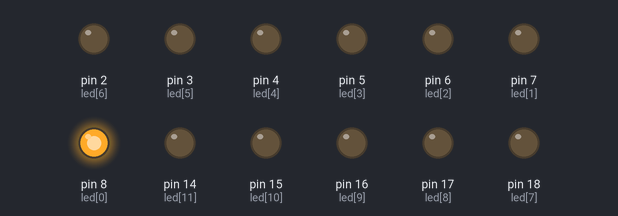
A sketch run on a simulated Arduino Uno, built with avr-gcc and run on an emulated ATmega328P. Shown: output pins drawn as LEDs (lit = HIGH).

Above: at 0.1 s.
At 0.7 s:
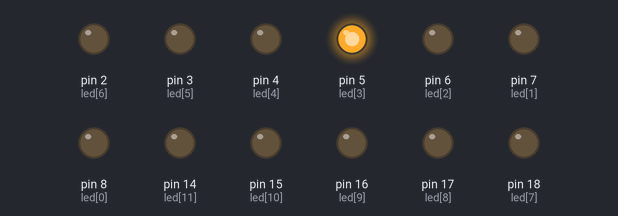
At 1.3 s:
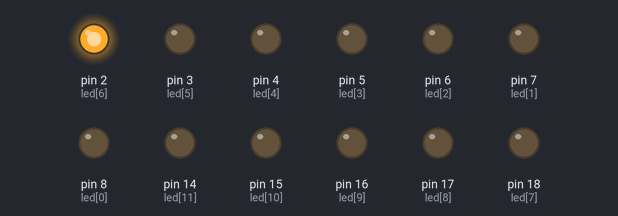
At 2.7 s:
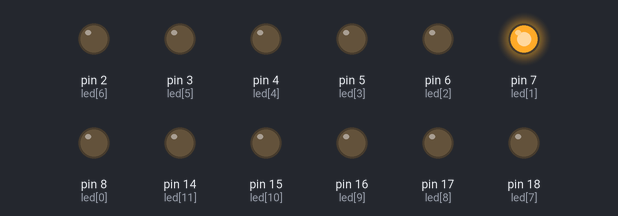
At 3.9 s:
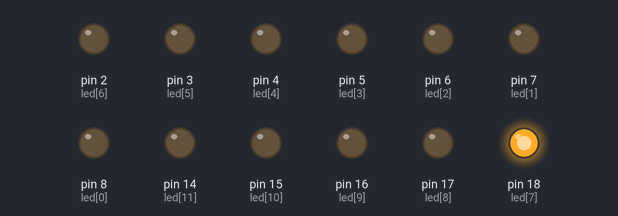
At 5.3 s:
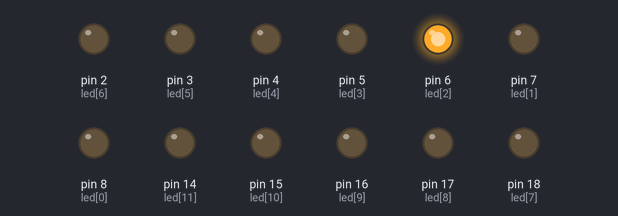
Timing chart, 0 to 5.6 s (numbered marks = the images above):
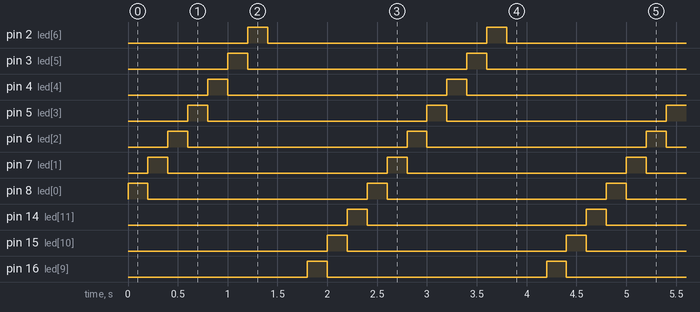

Measured:
- by itself, pin 2 (led[6]), pin 3 (led[5]), pin 4 (led[4]), pin 5 (led[3]), pin 6 (led[2]), pin 7 (led[1]), pin 8 (led[0]), pin 14 (led[11]), pin 15 (led[10]), pin 16 (led[9]), pin 17 (led[8]), pin 18 (led[7]): alternates HIGH for 0.20 s and LOW for 2.2 s
- by itself, everything shown: repeats every 2.4 s, in 12 steps

The sketch:

ledshapeheart.ino
```cpp
const unsigned int led[12] = { 8, 7, 6, 5, 4, 3, 2, 18, 17, 16, 15, 14 };


void setup() {

  for(int x=0;x<=11;x++) pinMode(led[x], OUTPUT);
  for(int x=0;x<=11;x++) digitalWrite(led[x], 0);
}


void loop() {

  for(int x=0;x<=11;x++) {
    digitalWrite(led[x], 1);
    delay(200);
    digitalWrite(led[x], 0);
  }
}
```
